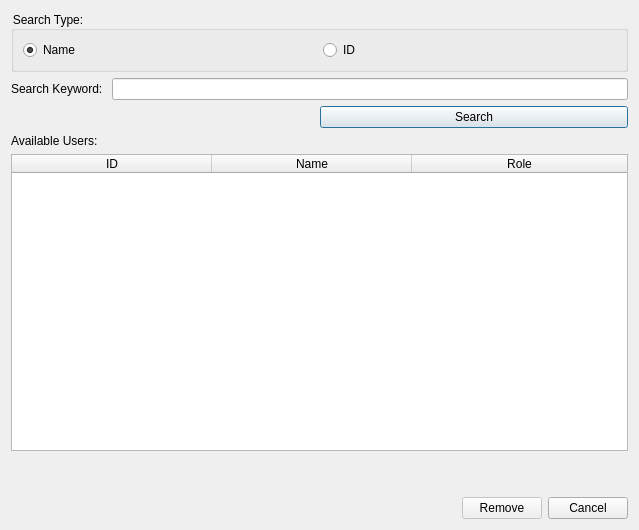
<?xml version="1.0" encoding="UTF-8"?>
<ui version="4.0">
 <class>RemoveUserDialog</class>
 <widget class="QDialog" name="RemoveUserDialog">
  <property name="geometry">
   <rect>
    <x>0</x>
    <y>0</y>
    <width>639</width>
    <height>530</height>
   </rect>
  </property>
  <property name="windowTitle">
   <string>Remove User</string>
  </property>
  <property name="styleSheet">
   <string notr="true">font: 12pt &quot;Ubuntu&quot;;
color: rgb(0, 0, 0);</string>
  </property>
  <layout class="QVBoxLayout" name="verticalLayout_2">
   <item>
    <widget class="QGroupBox" name="searchTypeGroupBox">
     <property name="title">
      <string>Search Type:</string>
     </property>
     <layout class="QHBoxLayout" name="horizontalLayout">
      <item>
       <widget class="QRadioButton" name="nameRadioButton">
        <property name="text">
         <string>Name</string>
        </property>
        <property name="checked">
         <bool>true</bool>
        </property>
       </widget>
      </item>
      <item>
       <widget class="QRadioButton" name="idRadioButton">
        <property name="text">
         <string>ID</string>
        </property>
       </widget>
      </item>
     </layout>
    </widget>
   </item>
   <item>
    <layout class="QHBoxLayout" name="horizontalLayout_2">
     <item>
      <widget class="QLabel" name="label">
       <property name="text">
        <string>Search Keyword: </string>
       </property>
      </widget>
     </item>
     <item>
      <widget class="QLineEdit" name="searchKeywordLineEdit"/>
     </item>
    </layout>
   </item>
   <item>
    <layout class="QHBoxLayout" name="horizontalLayout_3">
     <item>
      <spacer name="horizontalSpacer">
       <property name="orientation">
        <enum>Qt::Horizontal</enum>
       </property>
       <property name="sizeHint" stdset="0">
        <size>
         <width>40</width>
         <height>20</height>
        </size>
       </property>
      </spacer>
     </item>
     <item>
      <widget class="QPushButton" name="searchPushButton">
       <property name="sizePolicy">
        <sizepolicy hsizetype="Expanding" vsizetype="Fixed">
         <horstretch>0</horstretch>
         <verstretch>0</verstretch>
        </sizepolicy>
       </property>
       <property name="text">
        <string>Search</string>
       </property>
      </widget>
     </item>
    </layout>
   </item>
   <item>
    <layout class="QVBoxLayout" name="verticalLayout">
     <item>
      <widget class="QLabel" name="label_2">
       <property name="text">
        <string>Available Users:</string>
       </property>
      </widget>
     </item>
     <item>
      <widget class="QTableWidget" name="availableUsersTableWidget">
       <attribute name="horizontalHeaderDefaultSectionSize">
        <number>200</number>
       </attribute>
       <attribute name="horizontalHeaderStretchLastSection">
        <bool>true</bool>
       </attribute>
       <column>
        <property name="text">
         <string>ID</string>
        </property>
       </column>
       <column>
        <property name="text">
         <string>Name</string>
        </property>
       </column>
       <column>
        <property name="text">
         <string>Role</string>
        </property>
       </column>
      </widget>
     </item>
    </layout>
   </item>
   <item>
    <spacer name="verticalSpacer">
     <property name="orientation">
      <enum>Qt::Vertical</enum>
     </property>
     <property name="sizeType">
      <enum>QSizePolicy::Preferred</enum>
     </property>
     <property name="sizeHint" stdset="0">
      <size>
       <width>20</width>
       <height>40</height>
      </size>
     </property>
    </spacer>
   </item>
   <item>
    <layout class="QHBoxLayout" name="horizontalLayout_4">
     <item>
      <spacer name="horizontalSpacer_2">
       <property name="orientation">
        <enum>Qt::Horizontal</enum>
       </property>
       <property name="sizeHint" stdset="0">
        <size>
         <width>40</width>
         <height>20</height>
        </size>
       </property>
      </spacer>
     </item>
     <item>
      <widget class="QPushButton" name="removePushButton">
       <property name="enabled">
        <bool>false</bool>
       </property>
       <property name="text">
        <string>Remove</string>
       </property>
      </widget>
     </item>
     <item>
      <widget class="QPushButton" name="cancelPushButton">
       <property name="text">
        <string>Cancel</string>
       </property>
      </widget>
     </item>
    </layout>
   </item>
  </layout>
 </widget>
 <resources/>
 <connections/>
</ui>
